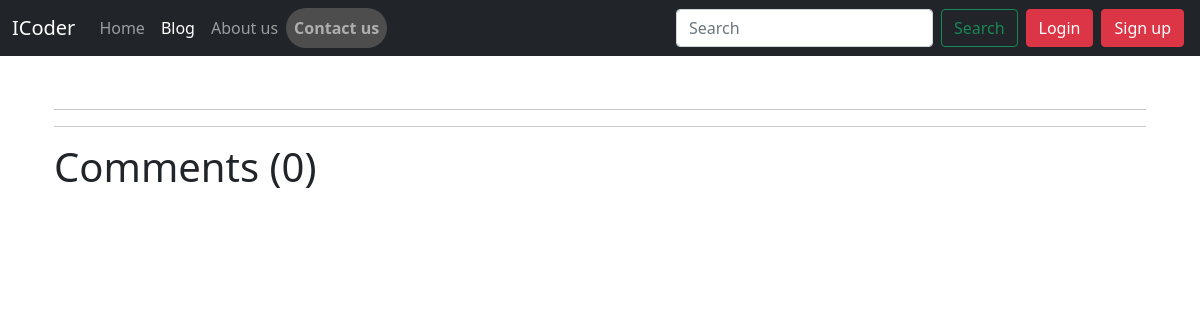
Page /blog/post_view/32 on the earlier database version.
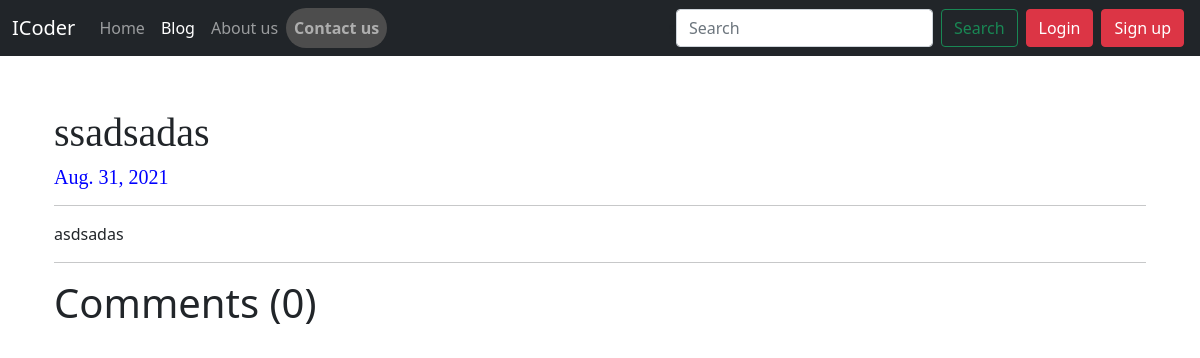
Same page on the later database version.
### blogapp/models.py (models this page shows, shortened)
class post(models.Model):
    post_id = models.AutoField(primary_key=True)
    title = models.CharField(max_length=20)
    content = models.TextField()
    Timestamp = models.DateField(auto_now_add=True)

### blogapp/views.py (the view)
# urls.py: path('post_view/<int:id>', views.post_view, name='post_view'),
def post_view(request,id):
    post_view_data = post.objects.filter(post_id = id)
    load_comment = comment.objects.filter(comment_post=id)
    reply_data = comment_reply.objects.filter(rply_post=id)
    comments_length = len(reply_data)+len(load_comment)
    return render(request, 'blogapp/post_view.html',{'post':post_view_data,'load_comment':load_comment,'reply':reply_data,'comments_length':comments_length})

### templates/blogapp/post_view.html (shortened to what this page needs)
{% extends "base.html" %}
{% block blog %}active{% endblock  %}
{% block body %}
<div style="text-align:start; margin-top: 53px;" class="container">
    <div style="margin-bottom: 50px;" class="container">
        <h1 style="font-family: 'Merriweather', serif;" class="fw-light">{{post.0.title}}</h1>
        <h5 style="font-family: 'Merriweather', serif;color:blue" class="fw-light">{{post.0.Timestamp}}</h5>
        <hr>
        <div>
            {{post.0.content|safe}}
        </div>
        <hr>
        <div>
            <h1>Comments ({{comments_length}})</h1>
        </div>
        {% if user.is_authenticated %}
</div>{% load static %}
{% endif %}
    </div>
</div>
{% endblock %}

Differences in the rows shown:
added post: title "ssadsadas", Timestamp "Aug. 31, 2021", content "asdsadas"
